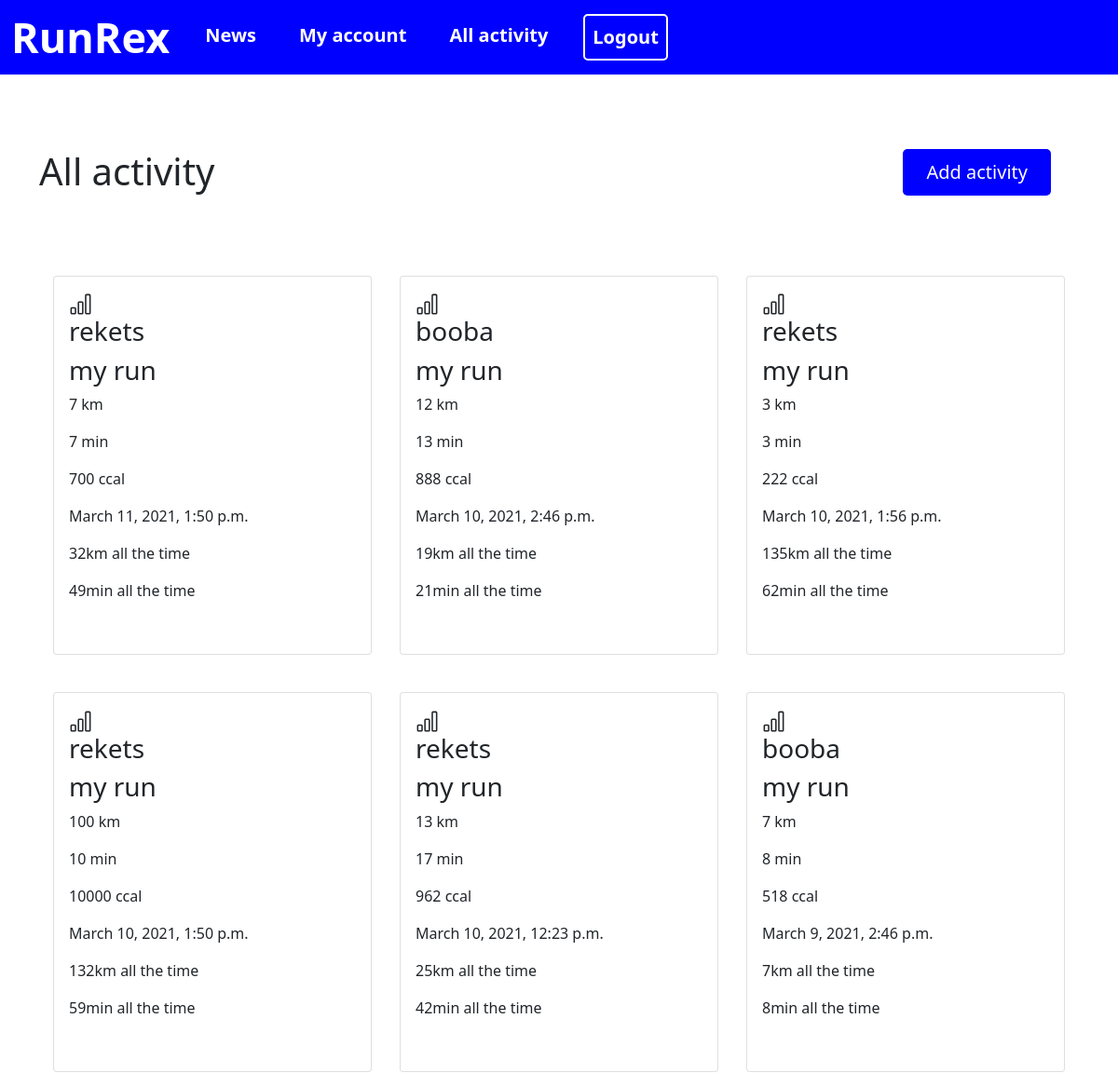
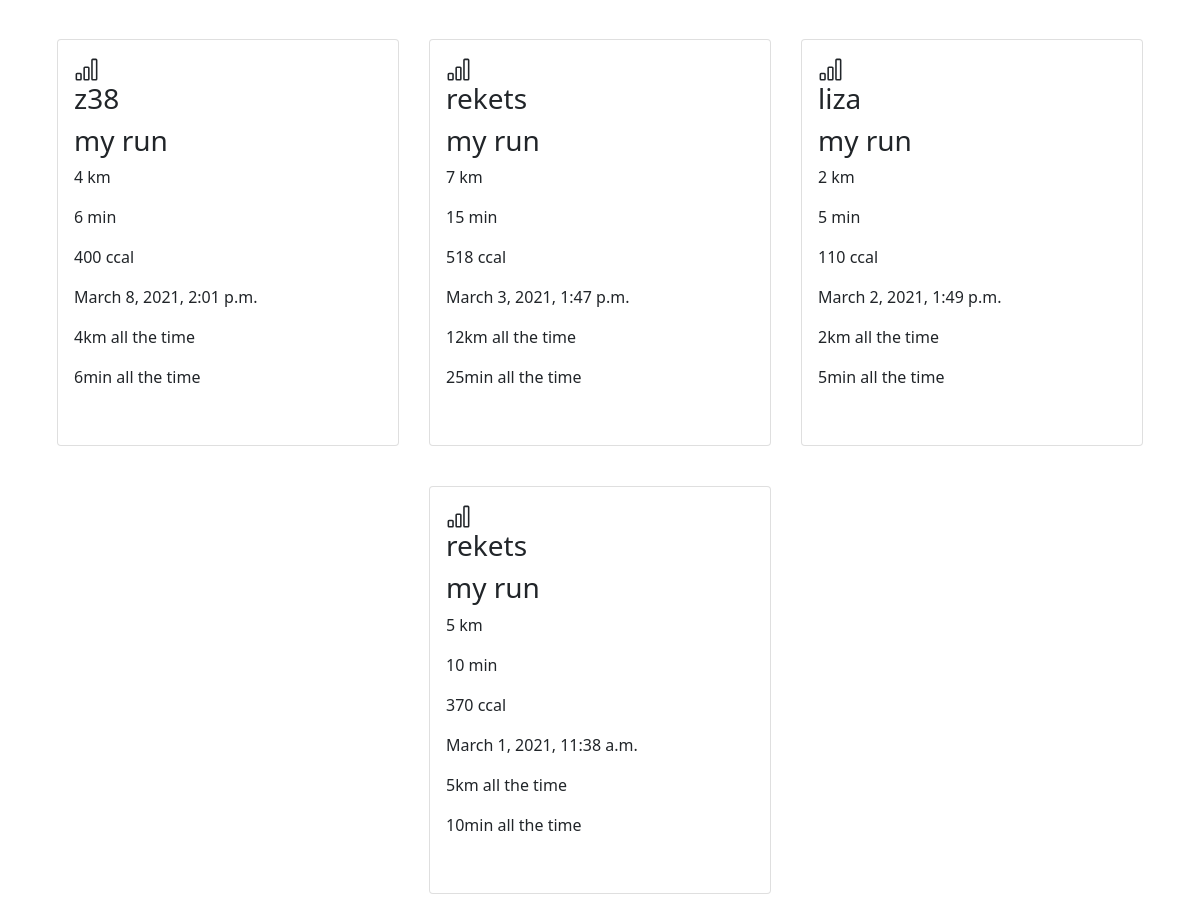
The page /activity/ (signed in) on the database its author committed (2 pictures, top to bottom).
### user_profile/models.py (models this page shows, shortened)
class Activity(models.Model):
    user = models.ForeignKey(User, on_delete=models.CASCADE, null=True)
    name_activity = models.CharField('name_activity', max_length=30,
                                     blank=True)
    rout_length = models.CharField('rout_length', max_length=30, blank=True)
    duration = models.CharField('duration', max_length=30, blank=True)
    date = models.DateTimeField('date/Time', null=True)
    weight = models.CharField(max_length=3, blank=True)
    calories = models.CharField('calories', max_length=5, blank=True)
    all_length = models.CharField('all length', max_length=30, blank=True, )
    all_duration = models.CharField('all duration', max_length=30,
                                    blank=True, )
    av_speed = models.CharField('av speed', max_length=30, blank=True, )

### user_profile/views.py (the view)
# urls.py: path('activity/', views.see_activity, name='activity'),
def see_activity(request):
    activity = Activity.objects.order_by('-date')
    return render(request, 'user/activity.html', {'activity': activity})

### templates/user/activity.html (shortened to what this page needs)
{% extends 'base.html' %}
{% block content %}
    <div class="container">
        <div class="activity_top">
            <div class="activity_title"><h1>All activity</h1></div>
            <div class="activity_btn"><a href="{% url 'create' %}">
                <button class="btn a">Add activity</button>
            </a></div>
        </div>
        <div class="row">
            <div class="wrap">
                {% for i in activity %}
                    <div class="col-4">
                        <div class="card">
                            <div class="card-body">
                                <h3 class="card-text"> {{ i.user }}</h3>
                                <h3 class="card-title"> {{ i.name_activity }}</h3>
                                <p class="card-text"> {{ i.rout_length }}
                                    km</p>
                                <p class="card-text"> {{ i.duration }} min</p>
                                <p class="card-text"> {{ i.calories }} ccal</p>
                                <p class="card-text"> {{ i.date }}</p>
                                <p class="card-text"> {{ i.all_length }}km all
                                    the time</p>
                                <p class="card-text"> {{ i.all_duration }}min
                                    all
                                    the time</p>
                                <br>
                            </div>
                        </div>
                    </div>
                {% endfor %}
            </div>
        </div>
    </div>
{% endblock %}

### static/home.css (style rules this page uses)
a { margin-right: 30px; }
.col-4 { margin: 0 auto; text-align: center; }
.wrap { display: flex ; flex-wrap: wrap; }
.card { margin: 0 15px 5vh; text-align: justify; }
.btn.a { border: 0px solid transparent; border-radius: 5px; background-color: blue; color: white; font-size: 20px; padding: 10px 25px; transition: .2s linear; cursor: pointer; }
.activity_top { display: flex; justify-content: space-between; margin-bottom: 10vh; }

### rows shown on the page
Activity: user "rekets", name_activity "my run", rout_length "7", duration "7", calories "700", date "March 11, 2021, 1:50 p.m.", all_length "32", all_duration "49"
Activity: user "booba", name_activity "my run", rout_length "12", duration "13", calories "888", date "March 10, 2021, 2:46 p.m.", all_length "19", all_duration "21"
Activity: user "rekets", name_activity "my run", rout_length "3", duration "3", calories "222", date "March 10, 2021, 1:56 p.m.", all_length "135", all_duration "62"
Activity: user "rekets", name_activity "my run", rout_length "100", duration "10", calories "10000", date "March 10, 2021, 1:50 p.m.", all_length "132", all_duration "59"
Activity: user "rekets", name_activity "my run", rout_length "13", duration "17", calories "962", date "March 10, 2021, 12:23 p.m.", all_length "25", all_duration "42"
Activity: user "booba", name_activity "my run", rout_length "7", duration "8", calories "518", date "March 9, 2021, 2:46 p.m.", all_length "7", all_duration "8"
Activity: user "z38", name_activity "my run", rout_length "4", duration "6", calories "400", date "March 8, 2021, 2:01 p.m.", all_length "4", all_duration "6"
Activity: user "rekets", name_activity "my run", rout_length "7", duration "15", calories "518", date "March 3, 2021, 1:47 p.m.", all_length "12", all_duration "25"
Activity: user "liza", name_activity "my run", rout_length "2", duration "5", calories "110", date "March 2, 2021, 1:49 p.m.", all_length "2", all_duration "5"
Activity: user "rekets", name_activity "my run", rout_length "5", duration "10", calories "370", date "March 1, 2021, 11:38 a.m.", all_length "5", all_duration "10"
